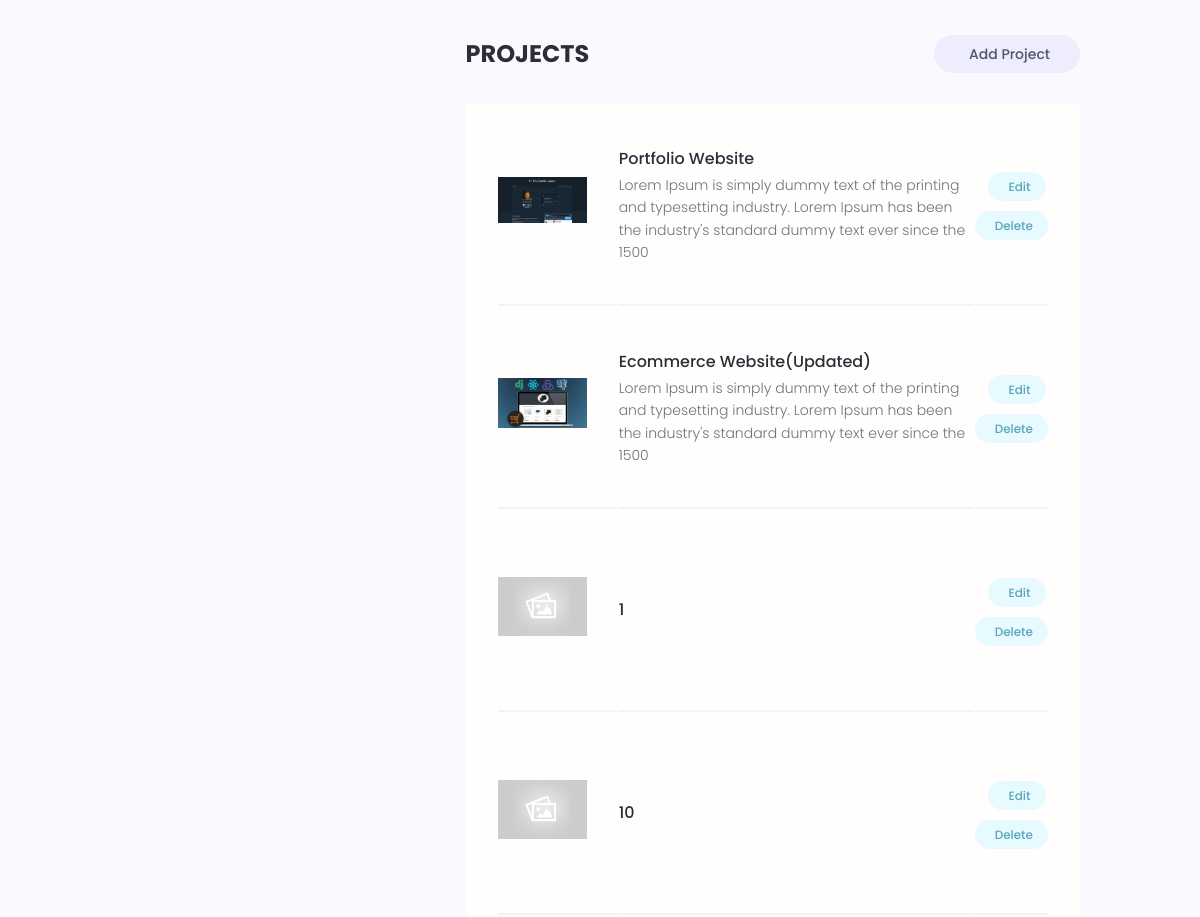
/account/ (signed in, middle part), run on an earlier commit of the app's database.
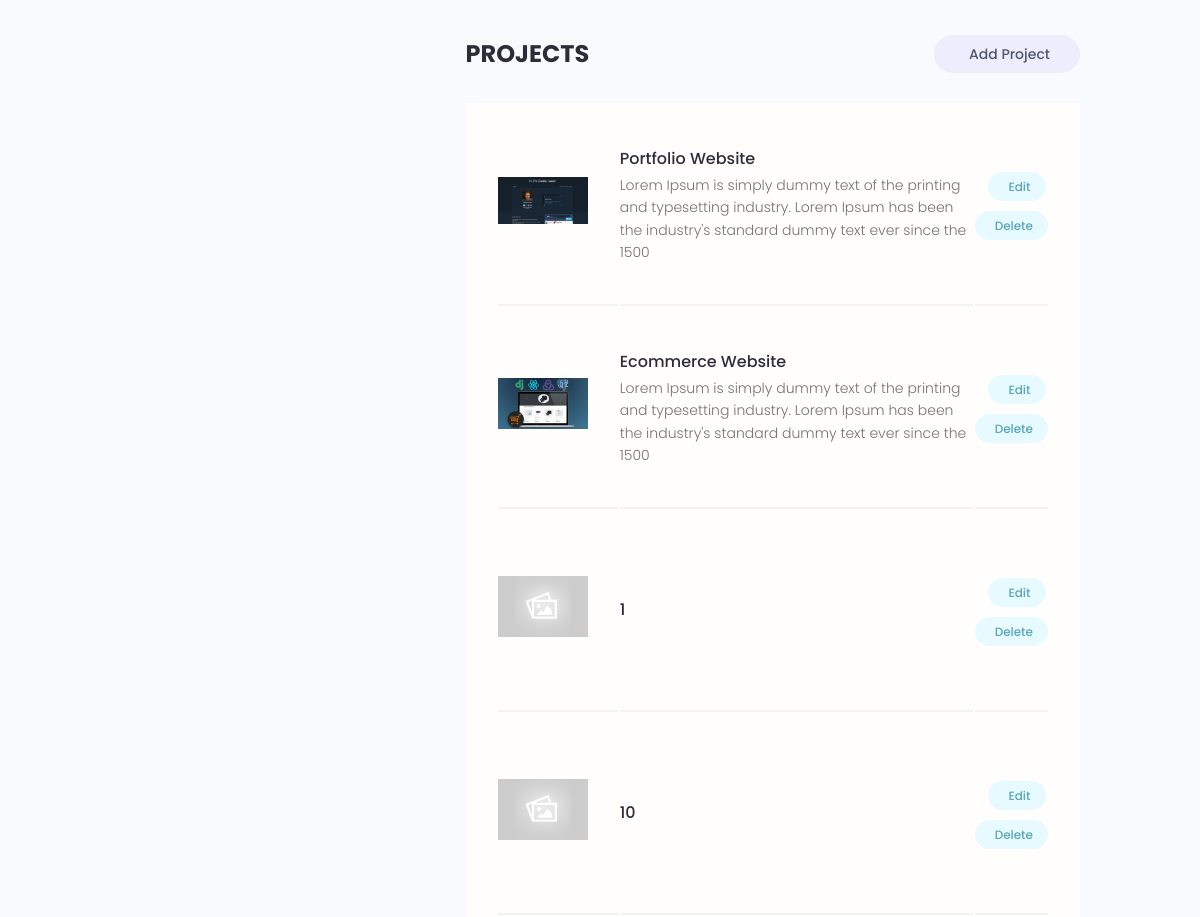
And on a later commit of the database.
### projects/models.py (models this page shows, shortened)
class Project(models.Model):
    owner = models.ForeignKey(
        Profile, null=True, blank=True, on_delete=models.SET_NULL)
    title = models.CharField(max_length=200)
    description = models.TextField(null=True, blank=True)
    featured_image = models.ImageField(
        null=True, blank=True, default="default.jpg")
    demo_link = models.CharField(max_length=2000, null=True, blank=True)
    source_link = models.CharField(max_length=2000, null=True, blank=True)
    tags = models.ManyToManyField('Tag', blank=True)
    vote_total = models.IntegerField(default=0, null=True, blank=True)
    vote_ratio = models.IntegerField(default=0, null=True, blank=True)
    created = models.DateTimeField(auto_now_add=True)
    id = models.UUIDField(default=uuid.uuid4, unique=True,
                          primary_key=True, editable=False)
    class Meta:
        ordering = ['-vote_ratio', '-vote_total', 'title']

### users/views.py (the view)
# urls.py: path('account/', views.userAccount, name="account"),
@login_required(login_url='login')
def userAccount(request):
    profile = request.user.profile
    skills = profile.skill_set.all()
    projects = profile.project_set.all()
    context = {'profile': profile, 'skills': skills, 'projects': projects}
    return render(request, 'users/account.html', context)

### users/templates/users/account.html (shortened to what this page needs)
{% extends 'main.html' %}
{% block content %}
  <main class="settingsPage profile my-md">
    <div class="container">
      <div class="layout">
        <div class="column column--1of3">
        </div>
        <div class="column column--2of3">
          <div class="settings">
            <h3 class="settings__title">Projects</h3>
            <a class="tag tag--pill tag--sub settings__btn tag--lg" href="{% url 'create-project' %}"> Add Project</a>
          </div>
          <table class="settings__table">
            {% for project in projects %}
            <tr>
              <td class="settings__thumbnail">
                <a href="{% url 'project' project.id %}"><img src="{{project.featured_image.url}}" alt="Project Thumbnail" /></a>
              </td>
              <td class="settings__tableInfo">
                <a href="{% url 'project' project.id %}">{{project.title}}</a>
                <p>{{project.description|slice:"150"}}</p>
              </td>
              <td class="settings__tableActions">
                <a class="tag tag--pill tag--main settings__btn" href="{% url 'update-project' project.id %}"> Edit</a>
                <a class="tag tag--pill tag--main settings__btn" href="{% url 'delete-project' project.id %}?next=/account">
                  Delete</a>
              </td>
            </tr>
            {% endfor %}
          </table>
        </div>
      </div>
    </div>
  </main>
{% endblock content %}

What changed in the data, as far as the page shows it:
changed Project: title "Ecommerce Website(Updated)" → "Ecommerce Website"
